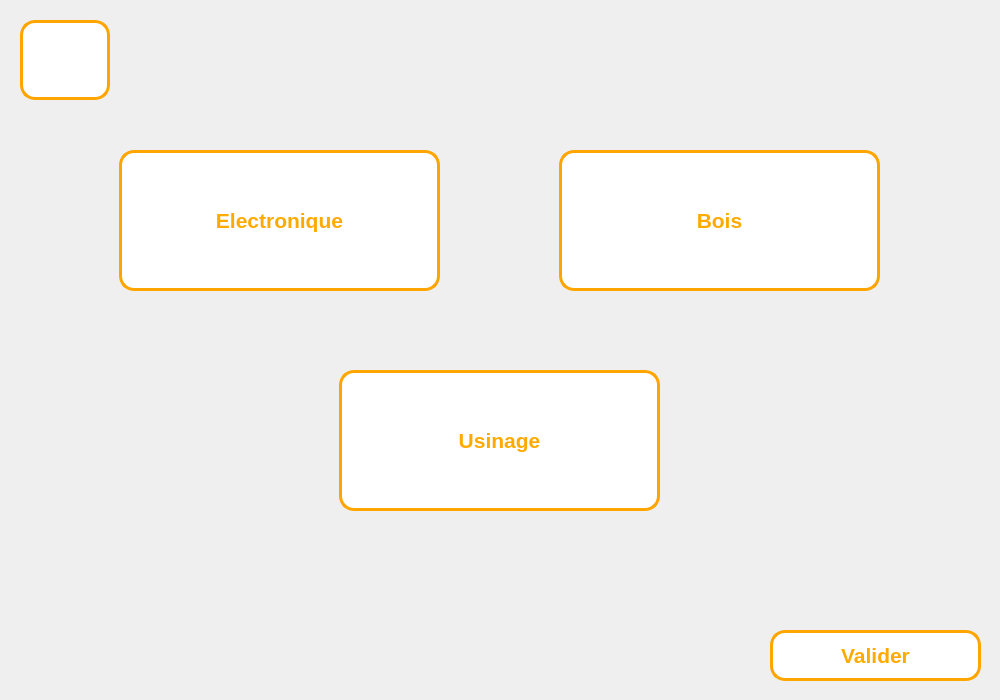
<?xml version="1.0" encoding="UTF-8"?>
<ui version="4.0">
 <class>Form</class>
 <widget class="QWidget" name="Form">
  <property name="geometry">
   <rect>
    <x>0</x>
    <y>0</y>
    <width>1000</width>
    <height>700</height>
   </rect>
  </property>
  <property name="windowTitle">
   <string>Form</string>
  </property>
  <widget class="QPushButton" name="rendreOutils">
   <property name="geometry">
    <rect>
     <x>119</x>
     <y>150</y>
     <width>321</width>
     <height>141</height>
    </rect>
   </property>
   <property name="palette">
    <palette>
     <active>
      <colorrole role="WindowText">
       <brush brushstyle="SolidPattern">
        <color alpha="255">
         <red>255</red>
         <green>170</green>
         <blue>0</blue>
        </color>
       </brush>
      </colorrole>
      <colorrole role="Button">
       <brush brushstyle="SolidPattern">
        <color alpha="255">
         <red>255</red>
         <green>255</green>
         <blue>255</blue>
        </color>
       </brush>
      </colorrole>
      <colorrole role="Text">
       <brush brushstyle="SolidPattern">
        <color alpha="255">
         <red>255</red>
         <green>170</green>
         <blue>0</blue>
        </color>
       </brush>
      </colorrole>
      <colorrole role="ButtonText">
       <brush brushstyle="SolidPattern">
        <color alpha="255">
         <red>255</red>
         <green>170</green>
         <blue>0</blue>
        </color>
       </brush>
      </colorrole>
      <colorrole role="Base">
       <brush brushstyle="SolidPattern">
        <color alpha="255">
         <red>255</red>
         <green>255</green>
         <blue>255</blue>
        </color>
       </brush>
      </colorrole>
      <colorrole role="Window">
       <brush brushstyle="SolidPattern">
        <color alpha="255">
         <red>255</red>
         <green>255</green>
         <blue>255</blue>
        </color>
       </brush>
      </colorrole>
      <colorrole role="PlaceholderText">
       <brush brushstyle="NoBrush">
        <color alpha="128">
         <red>255</red>
         <green>170</green>
         <blue>0</blue>
        </color>
       </brush>
      </colorrole>
     </active>
     <inactive>
      <colorrole role="WindowText">
       <brush brushstyle="SolidPattern">
        <color alpha="255">
         <red>255</red>
         <green>170</green>
         <blue>0</blue>
        </color>
       </brush>
      </colorrole>
      <colorrole role="Button">
       <brush brushstyle="SolidPattern">
        <color alpha="255">
         <red>255</red>
         <green>255</green>
         <blue>255</blue>
        </color>
       </brush>
      </colorrole>
      <colorrole role="Text">
       <brush brushstyle="SolidPattern">
        <color alpha="255">
         <red>255</red>
         <green>170</green>
         <blue>0</blue>
        </color>
       </brush>
      </colorrole>
      <colorrole role="ButtonText">
       <brush brushstyle="SolidPattern">
        <color alpha="255">
         <red>255</red>
         <green>170</green>
         <blue>0</blue>
        </color>
       </brush>
      </colorrole>
      <colorrole role="Base">
       <brush brushstyle="SolidPattern">
        <color alpha="255">
         <red>255</red>
         <green>255</green>
         <blue>255</blue>
        </color>
       </brush>
      </colorrole>
      <colorrole role="Window">
       <brush brushstyle="SolidPattern">
        <color alpha="255">
         <red>255</red>
         <green>255</green>
         <blue>255</blue>
        </color>
       </brush>
      </colorrole>
      <colorrole role="PlaceholderText">
       <brush brushstyle="NoBrush">
        <color alpha="128">
         <red>255</red>
         <green>170</green>
         <blue>0</blue>
        </color>
       </brush>
      </colorrole>
     </inactive>
     <disabled>
      <colorrole role="WindowText">
       <brush brushstyle="SolidPattern">
        <color alpha="255">
         <red>255</red>
         <green>170</green>
         <blue>0</blue>
        </color>
       </brush>
      </colorrole>
      <colorrole role="Button">
       <brush brushstyle="SolidPattern">
        <color alpha="255">
         <red>255</red>
         <green>255</green>
         <blue>255</blue>
        </color>
       </brush>
      </colorrole>
      <colorrole role="Text">
       <brush brushstyle="SolidPattern">
        <color alpha="255">
         <red>255</red>
         <green>170</green>
         <blue>0</blue>
        </color>
       </brush>
      </colorrole>
      <colorrole role="ButtonText">
       <brush brushstyle="SolidPattern">
        <color alpha="255">
         <red>255</red>
         <green>170</green>
         <blue>0</blue>
        </color>
       </brush>
      </colorrole>
      <colorrole role="Base">
       <brush brushstyle="SolidPattern">
        <color alpha="255">
         <red>255</red>
         <green>255</green>
         <blue>255</blue>
        </color>
       </brush>
      </colorrole>
      <colorrole role="Window">
       <brush brushstyle="SolidPattern">
        <color alpha="255">
         <red>255</red>
         <green>255</green>
         <blue>255</blue>
        </color>
       </brush>
      </colorrole>
      <colorrole role="PlaceholderText">
       <brush brushstyle="NoBrush">
        <color alpha="128">
         <red>255</red>
         <green>170</green>
         <blue>0</blue>
        </color>
       </brush>
      </colorrole>
     </disabled>
    </palette>
   </property>
   <property name="font">
    <font>
     <pointsize>16</pointsize>
     <weight>75</weight>
     <bold>true</bold>
    </font>
   </property>
   <property name="styleSheet">
    <string notr="true">border-color: rgb(255, 170, 0);
border:3px solid orange;

border-color:orange;
border-radius: 15px ;
background-color:white;
color: rgb(255, 170, 0);
border-bort</string>
   </property>
   <property name="text">
    <string>Electronique</string>
   </property>
  </widget>
  <widget class="QPushButton" name="rendreOutils_2">
   <property name="geometry">
    <rect>
     <x>559</x>
     <y>150</y>
     <width>321</width>
     <height>141</height>
    </rect>
   </property>
   <property name="palette">
    <palette>
     <active>
      <colorrole role="WindowText">
       <brush brushstyle="SolidPattern">
        <color alpha="255">
         <red>255</red>
         <green>170</green>
         <blue>0</blue>
        </color>
       </brush>
      </colorrole>
      <colorrole role="Button">
       <brush brushstyle="SolidPattern">
        <color alpha="255">
         <red>255</red>
         <green>255</green>
         <blue>255</blue>
        </color>
       </brush>
      </colorrole>
      <colorrole role="Text">
       <brush brushstyle="SolidPattern">
        <color alpha="255">
         <red>255</red>
         <green>170</green>
         <blue>0</blue>
        </color>
       </brush>
      </colorrole>
      <colorrole role="ButtonText">
       <brush brushstyle="SolidPattern">
        <color alpha="255">
         <red>255</red>
         <green>170</green>
         <blue>0</blue>
        </color>
       </brush>
      </colorrole>
      <colorrole role="Base">
       <brush brushstyle="SolidPattern">
        <color alpha="255">
         <red>255</red>
         <green>255</green>
         <blue>255</blue>
        </color>
       </brush>
      </colorrole>
      <colorrole role="Window">
       <brush brushstyle="SolidPattern">
        <color alpha="255">
         <red>255</red>
         <green>255</green>
         <blue>255</blue>
        </color>
       </brush>
      </colorrole>
      <colorrole role="PlaceholderText">
       <brush brushstyle="NoBrush">
        <color alpha="128">
         <red>255</red>
         <green>170</green>
         <blue>0</blue>
        </color>
       </brush>
      </colorrole>
     </active>
     <inactive>
      <colorrole role="WindowText">
       <brush brushstyle="SolidPattern">
        <color alpha="255">
         <red>255</red>
         <green>170</green>
         <blue>0</blue>
        </color>
       </brush>
      </colorrole>
      <colorrole role="Button">
       <brush brushstyle="SolidPattern">
        <color alpha="255">
         <red>255</red>
         <green>255</green>
         <blue>255</blue>
        </color>
       </brush>
      </colorrole>
      <colorrole role="Text">
       <brush brushstyle="SolidPattern">
        <color alpha="255">
         <red>255</red>
         <green>170</green>
         <blue>0</blue>
        </color>
       </brush>
      </colorrole>
      <colorrole role="ButtonText">
       <brush brushstyle="SolidPattern">
        <color alpha="255">
         <red>255</red>
         <green>170</green>
         <blue>0</blue>
        </color>
       </brush>
      </colorrole>
      <colorrole role="Base">
       <brush brushstyle="SolidPattern">
        <color alpha="255">
         <red>255</red>
         <green>255</green>
         <blue>255</blue>
        </color>
       </brush>
      </colorrole>
      <colorrole role="Window">
       <brush brushstyle="SolidPattern">
        <color alpha="255">
         <red>255</red>
         <green>255</green>
         <blue>255</blue>
        </color>
       </brush>
      </colorrole>
      <colorrole role="PlaceholderText">
       <brush brushstyle="NoBrush">
        <color alpha="128">
         <red>255</red>
         <green>170</green>
         <blue>0</blue>
        </color>
       </brush>
      </colorrole>
     </inactive>
     <disabled>
      <colorrole role="WindowText">
       <brush brushstyle="SolidPattern">
        <color alpha="255">
         <red>255</red>
         <green>170</green>
         <blue>0</blue>
        </color>
       </brush>
      </colorrole>
      <colorrole role="Button">
       <brush brushstyle="SolidPattern">
        <color alpha="255">
         <red>255</red>
         <green>255</green>
         <blue>255</blue>
        </color>
       </brush>
      </colorrole>
      <colorrole role="Text">
       <brush brushstyle="SolidPattern">
        <color alpha="255">
         <red>255</red>
         <green>170</green>
         <blue>0</blue>
        </color>
       </brush>
      </colorrole>
      <colorrole role="ButtonText">
       <brush brushstyle="SolidPattern">
        <color alpha="255">
         <red>255</red>
         <green>170</green>
         <blue>0</blue>
        </color>
       </brush>
      </colorrole>
      <colorrole role="Base">
       <brush brushstyle="SolidPattern">
        <color alpha="255">
         <red>255</red>
         <green>255</green>
         <blue>255</blue>
        </color>
       </brush>
      </colorrole>
      <colorrole role="Window">
       <brush brushstyle="SolidPattern">
        <color alpha="255">
         <red>255</red>
         <green>255</green>
         <blue>255</blue>
        </color>
       </brush>
      </colorrole>
      <colorrole role="PlaceholderText">
       <brush brushstyle="NoBrush">
        <color alpha="128">
         <red>255</red>
         <green>170</green>
         <blue>0</blue>
        </color>
       </brush>
      </colorrole>
     </disabled>
    </palette>
   </property>
   <property name="font">
    <font>
     <pointsize>16</pointsize>
     <weight>75</weight>
     <bold>true</bold>
    </font>
   </property>
   <property name="styleSheet">
    <string notr="true">border-color: rgb(255, 170, 0);
border:3px solid orange;

border-color:orange;
border-radius: 15px ;
background-color:white;
color: rgb(255, 170, 0);
border-bort</string>
   </property>
   <property name="text">
    <string>Bois</string>
   </property>
  </widget>
  <widget class="QPushButton" name="rendreOutils_3">
   <property name="geometry">
    <rect>
     <x>339</x>
     <y>370</y>
     <width>321</width>
     <height>141</height>
    </rect>
   </property>
   <property name="palette">
    <palette>
     <active>
      <colorrole role="WindowText">
       <brush brushstyle="SolidPattern">
        <color alpha="255">
         <red>255</red>
         <green>170</green>
         <blue>0</blue>
        </color>
       </brush>
      </colorrole>
      <colorrole role="Button">
       <brush brushstyle="SolidPattern">
        <color alpha="255">
         <red>255</red>
         <green>255</green>
         <blue>255</blue>
        </color>
       </brush>
      </colorrole>
      <colorrole role="Text">
       <brush brushstyle="SolidPattern">
        <color alpha="255">
         <red>255</red>
         <green>170</green>
         <blue>0</blue>
        </color>
       </brush>
      </colorrole>
      <colorrole role="ButtonText">
       <brush brushstyle="SolidPattern">
        <color alpha="255">
         <red>255</red>
         <green>170</green>
         <blue>0</blue>
        </color>
       </brush>
      </colorrole>
      <colorrole role="Base">
       <brush brushstyle="SolidPattern">
        <color alpha="255">
         <red>255</red>
         <green>255</green>
         <blue>255</blue>
        </color>
       </brush>
      </colorrole>
      <colorrole role="Window">
       <brush brushstyle="SolidPattern">
        <color alpha="255">
         <red>255</red>
         <green>255</green>
         <blue>255</blue>
        </color>
       </brush>
      </colorrole>
      <colorrole role="PlaceholderText">
       <brush brushstyle="NoBrush">
        <color alpha="128">
         <red>255</red>
         <green>170</green>
         <blue>0</blue>
        </color>
       </brush>
      </colorrole>
     </active>
     <inactive>
      <colorrole role="WindowText">
       <brush brushstyle="SolidPattern">
        <color alpha="255">
         <red>255</red>
         <green>170</green>
         <blue>0</blue>
        </color>
       </brush>
      </colorrole>
      <colorrole role="Button">
       <brush brushstyle="SolidPattern">
        <color alpha="255">
         <red>255</red>
         <green>255</green>
         <blue>255</blue>
        </color>
       </brush>
      </colorrole>
      <colorrole role="Text">
       <brush brushstyle="SolidPattern">
        <color alpha="255">
         <red>255</red>
         <green>170</green>
         <blue>0</blue>
        </color>
       </brush>
      </colorrole>
      <colorrole role="ButtonText">
       <brush brushstyle="SolidPattern">
        <color alpha="255">
         <red>255</red>
         <green>170</green>
         <blue>0</blue>
        </color>
       </brush>
      </colorrole>
      <colorrole role="Base">
       <brush brushstyle="SolidPattern">
        <color alpha="255">
         <red>255</red>
         <green>255</green>
         <blue>255</blue>
        </color>
       </brush>
      </colorrole>
      <colorrole role="Window">
       <brush brushstyle="SolidPattern">
        <color alpha="255">
         <red>255</red>
         <green>255</green>
         <blue>255</blue>
        </color>
       </brush>
      </colorrole>
      <colorrole role="PlaceholderText">
       <brush brushstyle="NoBrush">
        <color alpha="128">
         <red>255</red>
         <green>170</green>
         <blue>0</blue>
        </color>
       </brush>
      </colorrole>
     </inactive>
     <disabled>
      <colorrole role="WindowText">
       <brush brushstyle="SolidPattern">
        <color alpha="255">
         <red>255</red>
         <green>170</green>
         <blue>0</blue>
        </color>
       </brush>
      </colorrole>
      <colorrole role="Button">
       <brush brushstyle="SolidPattern">
        <color alpha="255">
         <red>255</red>
         <green>255</green>
         <blue>255</blue>
        </color>
       </brush>
      </colorrole>
      <colorrole role="Text">
       <brush brushstyle="SolidPattern">
        <color alpha="255">
         <red>255</red>
         <green>170</green>
         <blue>0</blue>
        </color>
       </brush>
      </colorrole>
      <colorrole role="ButtonText">
       <brush brushstyle="SolidPattern">
        <color alpha="255">
         <red>255</red>
         <green>170</green>
         <blue>0</blue>
        </color>
       </brush>
      </colorrole>
      <colorrole role="Base">
       <brush brushstyle="SolidPattern">
        <color alpha="255">
         <red>255</red>
         <green>255</green>
         <blue>255</blue>
        </color>
       </brush>
      </colorrole>
      <colorrole role="Window">
       <brush brushstyle="SolidPattern">
        <color alpha="255">
         <red>255</red>
         <green>255</green>
         <blue>255</blue>
        </color>
       </brush>
      </colorrole>
      <colorrole role="PlaceholderText">
       <brush brushstyle="NoBrush">
        <color alpha="128">
         <red>255</red>
         <green>170</green>
         <blue>0</blue>
        </color>
       </brush>
      </colorrole>
     </disabled>
    </palette>
   </property>
   <property name="font">
    <font>
     <pointsize>16</pointsize>
     <weight>75</weight>
     <bold>true</bold>
    </font>
   </property>
   <property name="styleSheet">
    <string notr="true">border-color: rgb(255, 170, 0);
border:3px solid orange;

border-color:orange;
border-radius: 15px ;
background-color:white;
color: rgb(255, 170, 0);
border-bort</string>
   </property>
   <property name="text">
    <string>Usinage</string>
   </property>
  </widget>
  <widget class="QPushButton" name="rendreOutils_4">
   <property name="geometry">
    <rect>
     <x>770</x>
     <y>630</y>
     <width>211</width>
     <height>51</height>
    </rect>
   </property>
   <property name="palette">
    <palette>
     <active>
      <colorrole role="WindowText">
       <brush brushstyle="SolidPattern">
        <color alpha="255">
         <red>255</red>
         <green>170</green>
         <blue>0</blue>
        </color>
       </brush>
      </colorrole>
      <colorrole role="Button">
       <brush brushstyle="SolidPattern">
        <color alpha="255">
         <red>255</red>
         <green>255</green>
         <blue>255</blue>
        </color>
       </brush>
      </colorrole>
      <colorrole role="Text">
       <brush brushstyle="SolidPattern">
        <color alpha="255">
         <red>255</red>
         <green>170</green>
         <blue>0</blue>
        </color>
       </brush>
      </colorrole>
      <colorrole role="ButtonText">
       <brush brushstyle="SolidPattern">
        <color alpha="255">
         <red>255</red>
         <green>170</green>
         <blue>0</blue>
        </color>
       </brush>
      </colorrole>
      <colorrole role="Base">
       <brush brushstyle="SolidPattern">
        <color alpha="255">
         <red>255</red>
         <green>255</green>
         <blue>255</blue>
        </color>
       </brush>
      </colorrole>
      <colorrole role="Window">
       <brush brushstyle="SolidPattern">
        <color alpha="255">
         <red>255</red>
         <green>255</green>
         <blue>255</blue>
        </color>
       </brush>
      </colorrole>
      <colorrole role="PlaceholderText">
       <brush brushstyle="NoBrush">
        <color alpha="128">
         <red>255</red>
         <green>170</green>
         <blue>0</blue>
        </color>
       </brush>
      </colorrole>
     </active>
     <inactive>
      <colorrole role="WindowText">
       <brush brushstyle="SolidPattern">
        <color alpha="255">
         <red>255</red>
         <green>170</green>
         <blue>0</blue>
        </color>
       </brush>
      </colorrole>
      <colorrole role="Button">
       <brush brushstyle="SolidPattern">
        <color alpha="255">
         <red>255</red>
         <green>255</green>
         <blue>255</blue>
        </color>
       </brush>
      </colorrole>
      <colorrole role="Text">
       <brush brushstyle="SolidPattern">
        <color alpha="255">
         <red>255</red>
         <green>170</green>
         <blue>0</blue>
        </color>
       </brush>
      </colorrole>
      <colorrole role="ButtonText">
       <brush brushstyle="SolidPattern">
        <color alpha="255">
         <red>255</red>
         <green>170</green>
         <blue>0</blue>
        </color>
       </brush>
      </colorrole>
      <colorrole role="Base">
       <brush brushstyle="SolidPattern">
        <color alpha="255">
         <red>255</red>
         <green>255</green>
         <blue>255</blue>
        </color>
       </brush>
      </colorrole>
      <colorrole role="Window">
       <brush brushstyle="SolidPattern">
        <color alpha="255">
         <red>255</red>
         <green>255</green>
         <blue>255</blue>
        </color>
       </brush>
      </colorrole>
      <colorrole role="PlaceholderText">
       <brush brushstyle="NoBrush">
        <color alpha="128">
         <red>255</red>
         <green>170</green>
         <blue>0</blue>
        </color>
       </brush>
      </colorrole>
     </inactive>
     <disabled>
      <colorrole role="WindowText">
       <brush brushstyle="SolidPattern">
        <color alpha="255">
         <red>255</red>
         <green>170</green>
         <blue>0</blue>
        </color>
       </brush>
      </colorrole>
      <colorrole role="Button">
       <brush brushstyle="SolidPattern">
        <color alpha="255">
         <red>255</red>
         <green>255</green>
         <blue>255</blue>
        </color>
       </brush>
      </colorrole>
      <colorrole role="Text">
       <brush brushstyle="SolidPattern">
        <color alpha="255">
         <red>255</red>
         <green>170</green>
         <blue>0</blue>
        </color>
       </brush>
      </colorrole>
      <colorrole role="ButtonText">
       <brush brushstyle="SolidPattern">
        <color alpha="255">
         <red>255</red>
         <green>170</green>
         <blue>0</blue>
        </color>
       </brush>
      </colorrole>
      <colorrole role="Base">
       <brush brushstyle="SolidPattern">
        <color alpha="255">
         <red>255</red>
         <green>255</green>
         <blue>255</blue>
        </color>
       </brush>
      </colorrole>
      <colorrole role="Window">
       <brush brushstyle="SolidPattern">
        <color alpha="255">
         <red>255</red>
         <green>255</green>
         <blue>255</blue>
        </color>
       </brush>
      </colorrole>
      <colorrole role="PlaceholderText">
       <brush brushstyle="NoBrush">
        <color alpha="128">
         <red>255</red>
         <green>170</green>
         <blue>0</blue>
        </color>
       </brush>
      </colorrole>
     </disabled>
    </palette>
   </property>
   <property name="font">
    <font>
     <pointsize>16</pointsize>
     <weight>75</weight>
     <bold>true</bold>
    </font>
   </property>
   <property name="styleSheet">
    <string notr="true">border-color: rgb(255, 170, 0);
border:3px solid orange;

border-color:orange;
border-radius: 15px ;
background-color:white;
color: rgb(255, 170, 0);
border-bort</string>
   </property>
   <property name="text">
    <string>Valider</string>
   </property>
  </widget>
  <widget class="QPushButton" name="rendreOutils_5">
   <property name="geometry">
    <rect>
     <x>20</x>
     <y>20</y>
     <width>90</width>
     <height>80</height>
    </rect>
   </property>
   <property name="palette">
    <palette>
     <active>
      <colorrole role="WindowText">
       <brush brushstyle="SolidPattern">
        <color alpha="255">
         <red>255</red>
         <green>170</green>
         <blue>0</blue>
        </color>
       </brush>
      </colorrole>
      <colorrole role="Button">
       <brush brushstyle="SolidPattern">
        <color alpha="255">
         <red>255</red>
         <green>255</green>
         <blue>255</blue>
        </color>
       </brush>
      </colorrole>
      <colorrole role="Text">
       <brush brushstyle="SolidPattern">
        <color alpha="255">
         <red>255</red>
         <green>170</green>
         <blue>0</blue>
        </color>
       </brush>
      </colorrole>
      <colorrole role="ButtonText">
       <brush brushstyle="SolidPattern">
        <color alpha="255">
         <red>255</red>
         <green>170</green>
         <blue>0</blue>
        </color>
       </brush>
      </colorrole>
      <colorrole role="Base">
       <brush brushstyle="SolidPattern">
        <color alpha="255">
         <red>255</red>
         <green>255</green>
         <blue>255</blue>
        </color>
       </brush>
      </colorrole>
      <colorrole role="Window">
       <brush brushstyle="SolidPattern">
        <color alpha="255">
         <red>255</red>
         <green>255</green>
         <blue>255</blue>
        </color>
       </brush>
      </colorrole>
      <colorrole role="PlaceholderText">
       <brush brushstyle="NoBrush">
        <color alpha="128">
         <red>255</red>
         <green>170</green>
         <blue>0</blue>
        </color>
       </brush>
      </colorrole>
     </active>
     <inactive>
      <colorrole role="WindowText">
       <brush brushstyle="SolidPattern">
        <color alpha="255">
         <red>255</red>
         <green>170</green>
         <blue>0</blue>
        </color>
       </brush>
      </colorrole>
      <colorrole role="Button">
       <brush brushstyle="SolidPattern">
        <color alpha="255">
         <red>255</red>
         <green>255</green>
         <blue>255</blue>
        </color>
       </brush>
      </colorrole>
      <colorrole role="Text">
       <brush brushstyle="SolidPattern">
        <color alpha="255">
         <red>255</red>
         <green>170</green>
         <blue>0</blue>
        </color>
       </brush>
      </colorrole>
      <colorrole role="ButtonText">
       <brush brushstyle="SolidPattern">
        <color alpha="255">
         <red>255</red>
         <green>170</green>
         <blue>0</blue>
        </color>
       </brush>
      </colorrole>
      <colorrole role="Base">
       <brush brushstyle="SolidPattern">
        <color alpha="255">
         <red>255</red>
         <green>255</green>
         <blue>255</blue>
        </color>
       </brush>
      </colorrole>
      <colorrole role="Window">
       <brush brushstyle="SolidPattern">
        <color alpha="255">
         <red>255</red>
         <green>255</green>
         <blue>255</blue>
        </color>
       </brush>
      </colorrole>
      <colorrole role="PlaceholderText">
       <brush brushstyle="NoBrush">
        <color alpha="128">
         <red>255</red>
         <green>170</green>
         <blue>0</blue>
        </color>
       </brush>
      </colorrole>
     </inactive>
     <disabled>
      <colorrole role="WindowText">
       <brush brushstyle="SolidPattern">
        <color alpha="255">
         <red>255</red>
         <green>170</green>
         <blue>0</blue>
        </color>
       </brush>
      </colorrole>
      <colorrole role="Button">
       <brush brushstyle="SolidPattern">
        <color alpha="255">
         <red>255</red>
         <green>255</green>
         <blue>255</blue>
        </color>
       </brush>
      </colorrole>
      <colorrole role="Text">
       <brush brushstyle="SolidPattern">
        <color alpha="255">
         <red>255</red>
         <green>170</green>
         <blue>0</blue>
        </color>
       </brush>
      </colorrole>
      <colorrole role="ButtonText">
       <brush brushstyle="SolidPattern">
        <color alpha="255">
         <red>255</red>
         <green>170</green>
         <blue>0</blue>
        </color>
       </brush>
      </colorrole>
      <colorrole role="Base">
       <brush brushstyle="SolidPattern">
        <color alpha="255">
         <red>255</red>
         <green>255</green>
         <blue>255</blue>
        </color>
       </brush>
      </colorrole>
      <colorrole role="Window">
       <brush brushstyle="SolidPattern">
        <color alpha="255">
         <red>255</red>
         <green>255</green>
         <blue>255</blue>
        </color>
       </brush>
      </colorrole>
      <colorrole role="PlaceholderText">
       <brush brushstyle="NoBrush">
        <color alpha="128">
         <red>255</red>
         <green>170</green>
         <blue>0</blue>
        </color>
       </brush>
      </colorrole>
     </disabled>
    </palette>
   </property>
   <property name="font">
    <font>
     <pointsize>16</pointsize>
     <weight>75</weight>
     <bold>true</bold>
    </font>
   </property>
   <property name="styleSheet">
    <string notr="true">border-color: rgb(255, 170, 0);
border:3px solid orange;

border-color:orange;
border-radius: 15px ;
background-color:white;
color: rgb(255, 170, 0);
border-bort
</string>
   </property>
   <property name="text">
    <string/>
   </property>
   <property name="icon">
    <iconset>
     <normaloff>:/Home/Capture d’écran 2022-04-14 153417.png</normaloff>:/Home/Capture d’écran 2022-04-14 153417.png</iconset>
   </property>
   <property name="iconSize">
    <size>
     <width>60</width>
     <height>60</height>
    </size>
   </property>
  </widget>
 </widget>
 <resources>
  <include location="signeHome.qrc"/>
 </resources>
 <connections/>
</ui>
